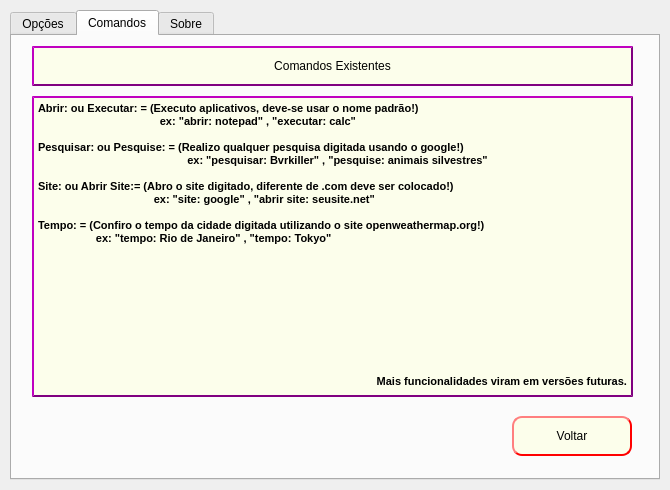
<?xml version="1.0" encoding="UTF-8"?>
<ui version="4.0">
 <class>ConfigWindow</class>
 <widget class="QMainWindow" name="ConfigWindow">
  <property name="geometry">
   <rect>
    <x>0</x>
    <y>0</y>
    <width>670</width>
    <height>490</height>
   </rect>
  </property>
  <property name="minimumSize">
   <size>
    <width>670</width>
    <height>490</height>
   </size>
  </property>
  <property name="maximumSize">
   <size>
    <width>670</width>
    <height>490</height>
   </size>
  </property>
  <property name="windowTitle">
   <string>Opções Maid-chan</string>
  </property>
  <property name="windowIcon">
   <iconset>
    <normaloff>icone.png</normaloff>icone.png</iconset>
  </property>
  <property name="styleSheet">
   <string notr="true"/>
  </property>
  <widget class="QWidget" name="centralwidget">
   <widget class="QTabWidget" name="tabs">
    <property name="geometry">
     <rect>
      <x>10</x>
      <y>10</y>
      <width>650</width>
      <height>470</height>
     </rect>
    </property>
    <property name="cursor">
     <cursorShape>ArrowCursor</cursorShape>
    </property>
    <property name="focusPolicy">
     <enum>Qt::TabFocus</enum>
    </property>
    <property name="contextMenuPolicy">
     <enum>Qt::DefaultContextMenu</enum>
    </property>
    <property name="styleSheet">
     <string notr="true">font: bold 15px &quot;MS Shell Dlg 2&quot;;</string>
    </property>
    <property name="currentIndex">
     <number>1</number>
    </property>
    <property name="usesScrollButtons">
     <bool>true</bool>
    </property>
    <widget class="QWidget" name="tabOpcoes">
     <attribute name="title">
      <string>Opções</string>
     </attribute>
     <widget class="QToolButton" name="botaoiniciar">
      <property name="geometry">
       <rect>
        <x>30</x>
        <y>120</y>
        <width>371</width>
        <height>41</height>
       </rect>
      </property>
      <property name="cursor">
       <cursorShape>PointingHandCursor</cursorShape>
      </property>
      <property name="layoutDirection">
       <enum>Qt::LeftToRight</enum>
      </property>
      <property name="autoFillBackground">
       <bool>false</bool>
      </property>
      <property name="styleSheet">
       <string notr="true">font: bold 15px &quot;MS Shell Dlg 2&quot;;
background-color: rgb(252, 254, 235);
border-style: outset;
border-width: 2px;
border-radius: 10px;
border-color: purple;</string>
      </property>
      <property name="text">
       <string>Abrir ao iniciar o computador</string>
      </property>
      <property name="checked">
       <bool>false</bool>
      </property>
     </widget>
     <widget class="QLabel" name="maid">
      <property name="geometry">
       <rect>
        <x>410</x>
        <y>10</y>
        <width>220</width>
        <height>350</height>
       </rect>
      </property>
      <property name="styleSheet">
       <string notr="true">image: url(:/IMAGE/source/loko.png);
border-style: outset;
border-width: 3px;
border-color: green;</string>
      </property>
      <property name="text">
       <string/>
      </property>
      <property name="pixmap">
       <pixmap>loko.png</pixmap>
      </property>
      <property name="scaledContents">
       <bool>true</bool>
      </property>
     </widget>
     <widget class="QToolButton" name="botaovoltar">
      <property name="geometry">
       <rect>
        <x>500</x>
        <y>380</y>
        <width>120</width>
        <height>40</height>
       </rect>
      </property>
      <property name="cursor">
       <cursorShape>PointingHandCursor</cursorShape>
      </property>
      <property name="styleSheet">
       <string notr="true">font: bold 15px &quot;MS Shell Dlg 2&quot;;
background-color: rgb(252, 254, 235);
border-style: outset;
border-width: 2px;
border-radius: 10px;
border-color: red;</string>
      </property>
      <property name="text">
       <string>Voltar</string>
      </property>
     </widget>
     <widget class="QLabel" name="label">
      <property name="geometry">
       <rect>
        <x>10</x>
        <y>10</y>
        <width>410</width>
        <height>350</height>
       </rect>
      </property>
      <property name="styleSheet">
       <string notr="true">border-style: outset;
border-width: 3px;
border-radius: 10px;
border-color: green;
background-color: rgb(255, 255, 255)</string>
      </property>
      <property name="text">
       <string/>
      </property>
     </widget>
     <widget class="QLabel" name="labelOpcoesGerais">
      <property name="geometry">
       <rect>
        <x>30</x>
        <y>20</y>
        <width>371</width>
        <height>61</height>
       </rect>
      </property>
      <property name="styleSheet">
       <string notr="true">font: bold 15px &quot;MS Shell Dlg 2&quot;;
background-color: rgb(252, 254, 235);
border-style: outset;
border-width: 2px;
border-color: purple;</string>
      </property>
      <property name="text">
       <string>Informações Diversas</string>
      </property>
      <property name="alignment">
       <set>Qt::AlignCenter</set>
      </property>
     </widget>
     <widget class="QToolButton" name="botaocompartilhar">
      <property name="geometry">
       <rect>
        <x>30</x>
        <y>250</y>
        <width>371</width>
        <height>41</height>
       </rect>
      </property>
      <property name="cursor">
       <cursorShape>PointingHandCursor</cursorShape>
      </property>
      <property name="styleSheet">
       <string notr="true">font: bold 15px &quot;MS Shell Dlg 2&quot;;
background-color: rgb(252, 254, 235);
border-style: outset;
border-width: 2px;
border-radius: 10px;
border-color: blue;</string>
      </property>
      <property name="text">
       <string>Compartilhar Aplicativo</string>
      </property>
     </widget>
     <widget class="QToolButton" name="botaosugerir">
      <property name="geometry">
       <rect>
        <x>30</x>
        <y>300</y>
        <width>371</width>
        <height>41</height>
       </rect>
      </property>
      <property name="cursor">
       <cursorShape>PointingHandCursor</cursorShape>
      </property>
      <property name="styleSheet">
       <string notr="true">font: bold 15px &quot;MS Shell Dlg 2&quot;;
background-color: rgb(252, 254, 235);
border-style: outset;
border-width: 2px;
border-radius: 10px;
border-color: blue;</string>
      </property>
      <property name="text">
       <string>Sugerir Mudança</string>
      </property>
     </widget>
     <widget class="QToolButton" name="botaoprogramas">
      <property name="geometry">
       <rect>
        <x>30</x>
        <y>170</y>
        <width>371</width>
        <height>41</height>
       </rect>
      </property>
      <property name="cursor">
       <cursorShape>PointingHandCursor</cursorShape>
      </property>
      <property name="layoutDirection">
       <enum>Qt::LeftToRight</enum>
      </property>
      <property name="autoFillBackground">
       <bool>false</bool>
      </property>
      <property name="styleSheet">
       <string notr="true">font: bold 15px &quot;MS Shell Dlg 2&quot;;
background-color: rgb(252, 254, 235);
border-style: outset;
border-width: 2px;
border-radius: 10px;
border-color: purple;</string>
      </property>
      <property name="text">
       <string>Adicionar programas ao comando &quot;abrir: &quot;</string>
      </property>
      <property name="checked">
       <bool>false</bool>
      </property>
     </widget>
     <zorder>maid</zorder>
     <zorder>botaovoltar</zorder>
     <zorder>label</zorder>
     <zorder>botaoiniciar</zorder>
     <zorder>labelOpcoesGerais</zorder>
     <zorder>botaosugerir</zorder>
     <zorder>botaocompartilhar</zorder>
     <zorder>botaoprogramas</zorder>
    </widget>
    <widget class="QWidget" name="tabComandos">
     <attribute name="title">
      <string>Comandos</string>
     </attribute>
     <widget class="QLabel" name="labelComandos">
      <property name="geometry">
       <rect>
        <x>20</x>
        <y>10</y>
        <width>601</width>
        <height>40</height>
       </rect>
      </property>
      <property name="styleSheet">
       <string notr="true">font: bold 15px &quot;MS Shell Dlg 2&quot;;
background-color: rgb(252, 254, 235);
border-style: outset;
border-width: 2px;
border-color: purple;</string>
      </property>
      <property name="text">
       <string>Comandos Existentes</string>
      </property>
      <property name="alignment">
       <set>Qt::AlignCenter</set>
      </property>
     </widget>
     <widget class="QTextBrowser" name="textBrowserComandos">
      <property name="geometry">
       <rect>
        <x>20</x>
        <y>60</y>
        <width>601</width>
        <height>301</height>
       </rect>
      </property>
      <property name="styleSheet">
       <string notr="true">font: bold -5px &quot;MS Shell Dlg 2&quot;;
background-color: rgb(252, 254, 235);
border-style: outset;
border-width: 2px;
border-color: purple;</string>
      </property>
      <property name="html">
       <string>&lt;!DOCTYPE HTML PUBLIC &quot;-//W3C//DTD HTML 4.0//EN&quot; &quot;http://www.w3.org/TR/REC-html40/strict.dtd&quot;&gt;
&lt;html&gt;&lt;head&gt;&lt;meta name=&quot;qrichtext&quot; content=&quot;1&quot; /&gt;&lt;style type=&quot;text/css&quot;&gt;
p, li { white-space: pre-wrap; }
&lt;/style&gt;&lt;/head&gt;&lt;body style=&quot; font-family:'MS Shell Dlg 2'; font-size:15px; font-weight:600; font-style:normal;&quot;&gt;
&lt;p style=&quot; margin-top:0px; margin-bottom:0px; margin-left:0px; margin-right:0px; -qt-block-indent:0; text-indent:0px;&quot;&gt;&lt;span style=&quot; font-size:8pt;&quot;&gt;Abrir: ou Executar: = (Executo aplicativos, deve-se usar o nome padrão!)&lt;/span&gt;&lt;/p&gt;
&lt;p style=&quot; margin-top:0px; margin-bottom:0px; margin-left:0px; margin-right:0px; -qt-block-indent:0; text-indent:0px;&quot;&gt;&lt;span style=&quot; font-size:8pt;&quot;&gt;                                        ex: &amp;quot;abrir: notepad&amp;quot; , &amp;quot;executar: calc&amp;quot;&lt;/span&gt;&lt;/p&gt;
&lt;p style=&quot;-qt-paragraph-type:empty; margin-top:0px; margin-bottom:0px; margin-left:0px; margin-right:0px; -qt-block-indent:0; text-indent:0px; font-size:8pt;&quot;&gt;&lt;br /&gt;&lt;/p&gt;
&lt;p style=&quot; margin-top:0px; margin-bottom:0px; margin-left:0px; margin-right:0px; -qt-block-indent:0; text-indent:0px;&quot;&gt;&lt;span style=&quot; font-size:8pt;&quot;&gt;Pesquisar: ou Pesquise: = (Realizo qualquer pesquisa digitada usando o google!)&lt;/span&gt;&lt;/p&gt;
&lt;p style=&quot; margin-top:0px; margin-bottom:0px; margin-left:0px; margin-right:0px; -qt-block-indent:0; text-indent:0px;&quot;&gt;&lt;span style=&quot; font-size:8pt;&quot;&gt;                                                 ex: &amp;quot;pesquisar: Bvrkiller&amp;quot; , &amp;quot;pesquise: animais silvestres&amp;quot;&lt;/span&gt;&lt;/p&gt;
&lt;p style=&quot;-qt-paragraph-type:empty; margin-top:0px; margin-bottom:0px; margin-left:0px; margin-right:0px; -qt-block-indent:0; text-indent:0px; font-size:8pt;&quot;&gt;&lt;br /&gt;&lt;/p&gt;
&lt;p style=&quot; margin-top:0px; margin-bottom:0px; margin-left:0px; margin-right:0px; -qt-block-indent:0; text-indent:0px;&quot;&gt;&lt;span style=&quot; font-size:8pt;&quot;&gt;Site: ou Abrir Site:= (Abro o site digitado, diferente de .com deve ser colocado!) &lt;/span&gt;&lt;/p&gt;
&lt;p style=&quot; margin-top:0px; margin-bottom:0px; margin-left:0px; margin-right:0px; -qt-block-indent:0; text-indent:0px;&quot;&gt;&lt;span style=&quot; font-size:8pt;&quot;&gt;                                      ex: &amp;quot;site: google&amp;quot; , &amp;quot;abrir site: seusite.net&amp;quot;&lt;/span&gt;&lt;/p&gt;
&lt;p style=&quot;-qt-paragraph-type:empty; margin-top:0px; margin-bottom:0px; margin-left:0px; margin-right:0px; -qt-block-indent:0; text-indent:0px; font-size:8pt;&quot;&gt;&lt;br /&gt;&lt;/p&gt;
&lt;p style=&quot; margin-top:0px; margin-bottom:0px; margin-left:0px; margin-right:0px; -qt-block-indent:0; text-indent:0px;&quot;&gt;&lt;span style=&quot; font-size:8pt;&quot;&gt;Tempo: = (Confiro o tempo da cidade digitada utilizando o site openweathermap.org!)&lt;/span&gt;&lt;/p&gt;
&lt;p style=&quot; margin-top:0px; margin-bottom:0px; margin-left:0px; margin-right:0px; -qt-block-indent:0; text-indent:0px;&quot;&gt;&lt;span style=&quot; font-size:8pt;&quot;&gt;                   ex: &amp;quot;tempo: Rio de Janeiro&amp;quot; , &amp;quot;tempo: Tokyo&amp;quot;&lt;/span&gt;&lt;/p&gt;
&lt;p style=&quot;-qt-paragraph-type:empty; margin-top:0px; margin-bottom:0px; margin-left:0px; margin-right:0px; -qt-block-indent:0; text-indent:0px; font-size:8pt;&quot;&gt;&lt;br /&gt;&lt;/p&gt;
&lt;p style=&quot;-qt-paragraph-type:empty; margin-top:0px; margin-bottom:0px; margin-left:0px; margin-right:0px; -qt-block-indent:0; text-indent:0px; font-size:8pt;&quot;&gt;&lt;br /&gt;&lt;/p&gt;
&lt;p style=&quot;-qt-paragraph-type:empty; margin-top:0px; margin-bottom:0px; margin-left:0px; margin-right:0px; -qt-block-indent:0; text-indent:0px; font-size:8pt;&quot;&gt;&lt;br /&gt;&lt;/p&gt;
&lt;p style=&quot;-qt-paragraph-type:empty; margin-top:0px; margin-bottom:0px; margin-left:0px; margin-right:0px; -qt-block-indent:0; text-indent:0px; font-size:8pt;&quot;&gt;&lt;br /&gt;&lt;/p&gt;
&lt;p style=&quot;-qt-paragraph-type:empty; margin-top:0px; margin-bottom:0px; margin-left:0px; margin-right:0px; -qt-block-indent:0; text-indent:0px; font-size:8pt;&quot;&gt;&lt;br /&gt;&lt;/p&gt;
&lt;p style=&quot;-qt-paragraph-type:empty; margin-top:0px; margin-bottom:0px; margin-left:0px; margin-right:0px; -qt-block-indent:0; text-indent:0px; font-size:8pt;&quot;&gt;&lt;br /&gt;&lt;/p&gt;
&lt;p style=&quot;-qt-paragraph-type:empty; margin-top:0px; margin-bottom:0px; margin-left:0px; margin-right:0px; -qt-block-indent:0; text-indent:0px; font-size:8pt;&quot;&gt;&lt;br /&gt;&lt;/p&gt;
&lt;p style=&quot;-qt-paragraph-type:empty; margin-top:0px; margin-bottom:0px; margin-left:0px; margin-right:0px; -qt-block-indent:0; text-indent:0px; font-size:8pt;&quot;&gt;&lt;br /&gt;&lt;/p&gt;
&lt;p style=&quot;-qt-paragraph-type:empty; margin-top:0px; margin-bottom:0px; margin-left:0px; margin-right:0px; -qt-block-indent:0; text-indent:0px; font-size:8pt;&quot;&gt;&lt;br /&gt;&lt;/p&gt;
&lt;p style=&quot;-qt-paragraph-type:empty; margin-top:0px; margin-bottom:0px; margin-left:0px; margin-right:0px; -qt-block-indent:0; text-indent:0px; font-size:8pt;&quot;&gt;&lt;br /&gt;&lt;/p&gt;
&lt;p align=&quot;right&quot; style=&quot; margin-top:0px; margin-bottom:0px; margin-left:0px; margin-right:0px; -qt-block-indent:0; text-indent:0px;&quot;&gt;&lt;span style=&quot; font-size:8pt;&quot;&gt;Mais funcionalidades viram em versões futuras.&lt;/span&gt;&lt;/p&gt;&lt;/body&gt;&lt;/html&gt;</string>
      </property>
     </widget>
     <widget class="QToolButton" name="botaovoltar2">
      <property name="geometry">
       <rect>
        <x>500</x>
        <y>380</y>
        <width>120</width>
        <height>40</height>
       </rect>
      </property>
      <property name="cursor">
       <cursorShape>PointingHandCursor</cursorShape>
      </property>
      <property name="styleSheet">
       <string notr="true">font: bold 15px &quot;MS Shell Dlg 2&quot;;
background-color: rgb(252, 254, 235);
border-style: outset;
border-width: 2px;
border-radius: 10px;
border-color: red;</string>
      </property>
      <property name="text">
       <string>Voltar</string>
      </property>
     </widget>
    </widget>
    <widget class="QWidget" name="tabSobre">
     <attribute name="title">
      <string>Sobre</string>
     </attribute>
     <widget class="QTextBrowser" name="textBrowserMaidTexto">
      <property name="geometry">
       <rect>
        <x>20</x>
        <y>60</y>
        <width>351</width>
        <height>361</height>
       </rect>
      </property>
      <property name="styleSheet">
       <string notr="true">font: bold 15px &quot;MS Shell Dlg 2&quot;;
background-color: rgb(252, 254, 235);
border-style: outset;
border-width: 2px;
border-color: purple;</string>
      </property>
      <property name="html">
       <string>&lt;!DOCTYPE HTML PUBLIC &quot;-//W3C//DTD HTML 4.0//EN&quot; &quot;http://www.w3.org/TR/REC-html40/strict.dtd&quot;&gt;
&lt;html&gt;&lt;head&gt;&lt;meta name=&quot;qrichtext&quot; content=&quot;1&quot; /&gt;&lt;style type=&quot;text/css&quot;&gt;
p, li { white-space: pre-wrap; }
&lt;/style&gt;&lt;/head&gt;&lt;body style=&quot; font-family:'MS Shell Dlg 2'; font-size:15px; font-weight:600; font-style:normal;&quot;&gt;
&lt;p align=&quot;justify&quot; style=&quot; margin-top:12px; margin-bottom:12px; margin-left:0px; margin-right:0px; -qt-block-indent:0; text-indent:0px;&quot;&gt;&lt;span style=&quot; font-family:'sans-serif'; font-size:9pt; font-weight:400; color:#202122;&quot;&gt; Maid é um programa baseado na inteligência artificial, do anime &lt;/span&gt;&lt;span style=&quot; font-family:'sans-serif'; font-size:9pt; font-weight:400; font-style:italic; color:#202122;&quot;&gt;Sakura-sō no Pet na Kanojo&lt;/span&gt;&lt;span style=&quot; font-family:'sans-serif'; font-size:9pt; font-weight:400; color:#202122;&quot;&gt;, programado por Ryūnosuke Asakasa. Originalmente, Ryūnosuke criou a Maid para filtrar e responder automaticamente as mensagens e os e-mails de seu celular para ele economizar tempo. No entanto, Ryūnosuke continuou expandindo as capacidades da IA da Maid. A assistente agora é capaz de bloquear e responder a uma mensagem ou e-mail de acordo com a sua própria preferência, utilizando novas palavras que aprendeu com outras mensagens, e-mails ou respostas da internet, prevendo as emoções das pessoas, escrevendo vírus de computador ou celular e os enviando por conta própria, invadindo a rede de computadores de Suiko para roubar informações e até mesmo é capaz de dar conselhos sólidos a Sorata sobre como programar jogos de computador. A única maneira de distinguir as mensagens de Maid das de um humano é notando o fato de que ela responde rápido demais. Ryūnosuke permite a Maid entrar em redes sociais, e a maioria das pessoas que a conhecem não percebem que ela é um programa de IA.&lt;/span&gt;&lt;/p&gt;&lt;/body&gt;&lt;/html&gt;</string>
      </property>
     </widget>
     <widget class="QLabel" name="labelMaidwa">
      <property name="geometry">
       <rect>
        <x>20</x>
        <y>20</y>
        <width>351</width>
        <height>35</height>
       </rect>
      </property>
      <property name="styleSheet">
       <string notr="true">font: bold 15px &quot;MS Shell Dlg 2&quot;;
background-color: rgb(252, 254, 235);
border-style: outset;
border-width: 2px;
border-color: purple;</string>
      </property>
      <property name="text">
       <string>Quem é a Maid?</string>
      </property>
      <property name="alignment">
       <set>Qt::AlignCenter</set>
      </property>
     </widget>
     <widget class="QTextBrowser" name="textBrowserContato">
      <property name="geometry">
       <rect>
        <x>380</x>
        <y>310</y>
        <width>250</width>
        <height>111</height>
       </rect>
      </property>
      <property name="styleSheet">
       <string notr="true">font: bold 15px &quot;MS Shell Dlg 2&quot;;
background-color: rgb(252, 254, 235);
border-style: outset;
border-width: 2px;
border-color: purple;</string>
      </property>
      <property name="html">
       <string>&lt;!DOCTYPE HTML PUBLIC &quot;-//W3C//DTD HTML 4.0//EN&quot; &quot;http://www.w3.org/TR/REC-html40/strict.dtd&quot;&gt;
&lt;html&gt;&lt;head&gt;&lt;meta name=&quot;qrichtext&quot; content=&quot;1&quot; /&gt;&lt;style type=&quot;text/css&quot;&gt;
p, li { white-space: pre-wrap; }
&lt;/style&gt;&lt;/head&gt;&lt;body style=&quot; font-family:'MS Shell Dlg 2'; font-size:15px; font-weight:600; font-style:normal;&quot;&gt;
&lt;p style=&quot; margin-top:0px; margin-bottom:0px; margin-left:0px; margin-right:0px; -qt-block-indent:0; text-indent:0px;&quot;&gt;&lt;span style=&quot; font-size:15px;&quot;&gt;Sobre o criador:&lt;/span&gt;&lt;/p&gt;
&lt;p style=&quot;-qt-paragraph-type:empty; margin-top:0px; margin-bottom:0px; margin-left:0px; margin-right:0px; -qt-block-indent:0; text-indent:0px; font-size:8pt;&quot;&gt;&lt;br /&gt;&lt;/p&gt;
&lt;p style=&quot; margin-top:0px; margin-bottom:0px; margin-left:0px; margin-right:0px; -qt-block-indent:0; text-indent:0px;&quot;&gt;&lt;span style=&quot; font-size:8pt;&quot;&gt;Nome: Thales&lt;/span&gt;&lt;span style=&quot; font-size:8pt; font-style:italic;&quot;&gt; &lt;/span&gt;&lt;span style=&quot; font-size:8pt;&quot;&gt;Oliveira&lt;/span&gt;&lt;/p&gt;
&lt;p style=&quot;-qt-paragraph-type:empty; margin-top:0px; margin-bottom:0px; margin-left:0px; margin-right:0px; -qt-block-indent:0; text-indent:0px; font-size:8pt;&quot;&gt;&lt;br /&gt;&lt;/p&gt;
&lt;p style=&quot; margin-top:0px; margin-bottom:0px; margin-left:0px; margin-right:0px; -qt-block-indent:0; text-indent:0px;&quot;&gt;&lt;span style=&quot; font-size:8pt;&quot;&gt;Email: 	&lt;/span&gt;&lt;span style=&quot; font-size:8pt; font-weight:400;&quot;&gt;sr.thales500@gmail.com&lt;/span&gt;&lt;/p&gt;
&lt;p style=&quot; margin-top:0px; margin-bottom:0px; margin-left:0px; margin-right:0px; -qt-block-indent:0; text-indent:0px;&quot;&gt;&lt;span style=&quot; font-size:8pt;&quot;&gt;Discord:&lt;/span&gt;&lt;span style=&quot; font-size:8pt; font-weight:400;&quot;&gt; 	! Ootsuka#7559&lt;/span&gt;&lt;/p&gt;
&lt;p style=&quot; margin-top:0px; margin-bottom:0px; margin-left:0px; margin-right:0px; -qt-block-indent:0; text-indent:0px;&quot;&gt;&lt;span style=&quot; font-size:8pt;&quot;&gt;Instagram:&lt;/span&gt;&lt;span style=&quot; font-size:8pt; font-weight:400;&quot;&gt;     @taresu_official&lt;/span&gt;&lt;/p&gt;&lt;/body&gt;&lt;/html&gt;</string>
      </property>
     </widget>
     <widget class="QLabel" name="maidmore">
      <property name="geometry">
       <rect>
        <x>380</x>
        <y>20</y>
        <width>251</width>
        <height>281</height>
       </rect>
      </property>
      <property name="styleSheet">
       <string notr="true">font: bold 15px &quot;MS Shell Dlg 2&quot;;
border-style: outset;
border-width: 2px;
border-color: purple;
background-color: rgb(249, 255, 255)</string>
      </property>
      <property name="text">
       <string/>
      </property>
      <property name="pixmap">
       <pixmap>index.png</pixmap>
      </property>
      <property name="scaledContents">
       <bool>true</bool>
      </property>
     </widget>
    </widget>
   </widget>
  </widget>
 </widget>
 <resources/>
 <connections/>
</ui>
